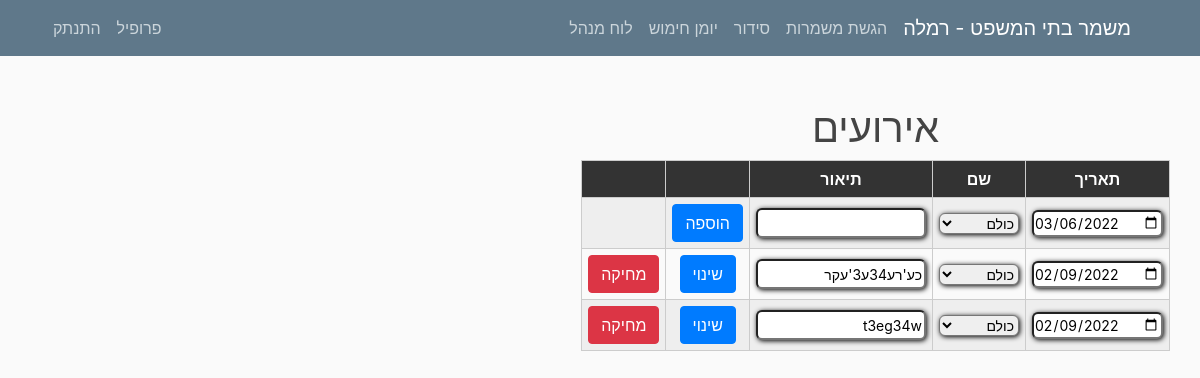
Before: /event/list (signed in) with the older database file.
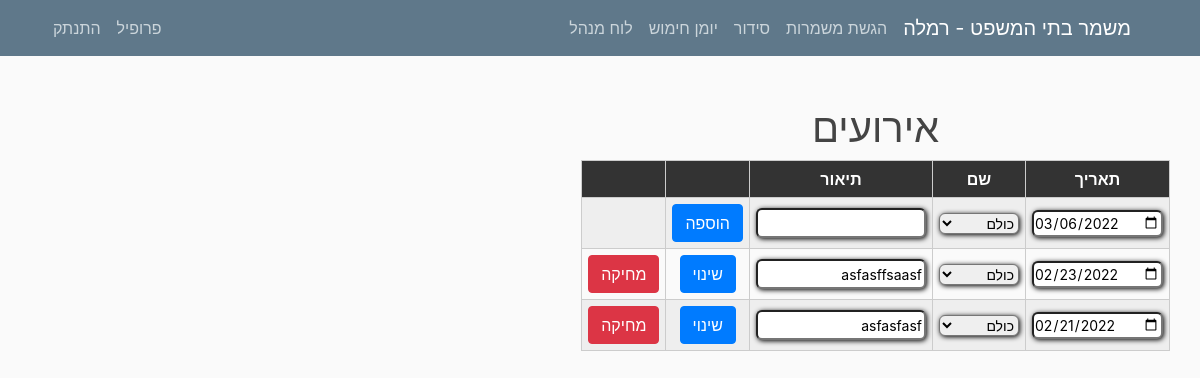
After: the same page with the newer database file.
### mishmar/models.py (models this page shows, shortened)
class Event(models.Model):
    nickname = models.CharField(default="", max_length=20, verbose_name="כינוי", blank=False)
    date2 = models.DateField(default=timezone.now, verbose_name="תאריך")
    description = models.CharField(default="", max_length=50, verbose_name="תאור")
    class Meta:
        verbose_name = "אירוע"
        verbose_name_plural = "אירועים"

### mishmar/views.py (the view, shortened to what this page needs)
# urls.py: path('event/list', EventListView.as_view(), name="event-list"),
class EventListView(UserPassesTestMixin, LoginRequiredMixin, ListView):
    model = Event
    template_name = "mishmar/event-list.html"
    context_object_name = "events"
    paginate_by = 10
    ordering = ["-date2"]
    def get_context_data(self, **kwargs):
        ctx = super(EventListView, self).get_context_data(**kwargs)
        users = User.objects.all().exclude(username="metagber").exclude(username="admin")
        names = []
        for user in users:
            u_settings = USettings.objects.all().filter(user=user).first()
            names.append(u_settings.nickname)
        ctx["today"] = timezone.now()
        ctx["names"] = names
        return ctx
    def test_func(self):
        return isStaff(self.request.user)

### mishmar/views.py (called while the page is built)
@register.filter
def get_city(string):
    settings = Settings.objects.all().first()
    return settings.city

@register.filter
def isStaff(user):
    return user.groups.filter(name='staff').exists()

@register.filter
def getmonth(month):
    letter = month.lower()[0]
    if (letter >= 'a' and letter <= 'z'):
        return month
    else:
        months_he = ["ינו", "פבר", "מרץ", "אפר", "מאי", "יונ", "יול", "אוג", "ספט", "אוק", "נוב", "דצמ"]
        months = ["jan", "feb", "mar", "apr", "may", "jun", "jul", "aug", "sep", "oct", "nov", "dec"]
        return months[months_he.index(month)]

@register.filter
def getday(string):
    letter = datetime.datetime.now().strftime("%b").lower()[0]
    if (letter >= 'a' and letter <= 'z'):
        return datetime.datetime.now()
    return datetime.datetime.now()

@register.filter
def get_base_string(user, num):
    return translate_text(base_strings[int(num)], user, "hebrew")

### mishmar/templates/mishmar/event-list.html (shortened to what this page needs)
{% extends "mishmar/base.html" %}
{% block content %}
<h1>אירועים</h1>
<table class="responsive-table-input-matrix" style="align-items: center">
    <thead>
    <tr>
        <th>תאריך</th>
        <th>שם</th>
        <th>תיאור</th>
        <th></th>
        <th></th>
    </tr>
    </thead>
    <tbody>
        <form method="POST">
    <tr style="align-content: end">
        <td><input required type="date" name="date" id="date" value="{{today|date:"Y-m-d"}}"></td>
        <td><select name="names">
            <option value="כולם"><a>כולם</a></option>
        </select></td>
        <td><input required type="text" name="description" id="description"></td>
        <td><button type="submit" name="new" class="btn btn-primary">הוספה</button></td>
        <td></td>
    </tr>
    </form>
    {% for event in events %}
    <form method="POST">
    <tr style="align-content: end">
        <td><input type="date" name="date{{event.id}}" id="date{{event.id}}" value="{{event.date2|date:"Y-m-d"}}" ></td>
        <td><select name="names{{event.id}}">
            <option value="כולם" {% if event.nickname == "כולם" %} selected {% endif %}><a>כולם</a></option>
        </select></td>
        <td><input type="text" name="description{{event.id}}" id="description{{event.id}}" required value="{{ event.description}}" ></td>
        <td><button type="submit" name="change" value="{{event.id}}"class="btn btn-primary">שינוי</button></td>
        <td><button type="submit" name="delete" value="{{ event.id}}" class="btn btn-danger">מחיקה</button></td>
    </tr>
  </form>
    {% endfor %}
    </tbody>
</table>
{% endblock content %}

Changed rows visible on the page:
removed Event: date2 "02/09/2022", nickname+id "כולם", description "כע'רע34ע3'עקר"
removed Event: date2 "02/09/2022", id "כולם", description "t3eg34w"
added Event: date2 "02/23/2022", nickname+id "כולם", description "asfasffsaasf"
added Event: date2 "02/21/2022", nickname+id "כולם", description "asfasfasf"
